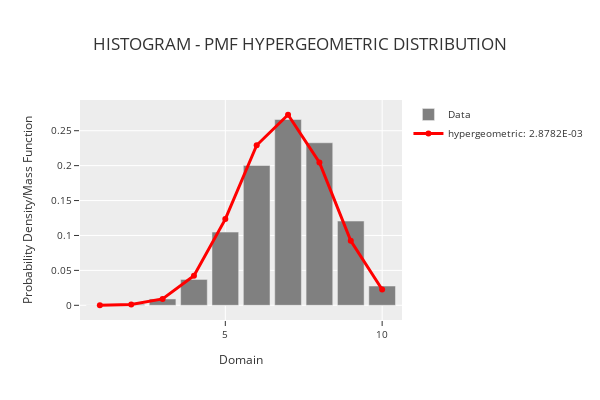

Notebook code cell kept with this figure:
### Code cell
phitter_disc.plot_distribution("hypergeometric")

### Figure 1 — Plotly figure (JSON) as saved in the notebook; plotly's stock layout.template omitted (floating-point values rounded to 4 significant figures)
{"data": [{"marker": {"color": "rgba(128,128,128,1)"}, "name": "Data", "showlegend": true, "type": "bar", "x": [1, 2, 3, 4, 5, 6, 7, 8, 9, 10], "y": [0.00024, 0.00149, 0.00911, 0.03702, 0.1048, 0.2002, 0.2661, 0.2327, 0.1206, 0.02761]}, {"line": {"color": "rgba(255,0,0,1)", "width": 3}, "mode": "lines+markers", "name": "hypergeometric: 2.8782E-03", "type": "scatter", "x": [1, 2, 3, 4, 5, 6, 7, 8, 9, 10], "y": [7.666e-05, 0.00115, 0.009095, 0.04244, 0.1234, 0.2292, 0.2729, 0.2046, 0.09229, 0.02256]}], "layout": {"bargap": 0.15, "height": 400, "legend": {"font": {"size": 10}, "orientation": "v", "title": {}, "xanchor": "left", "y": 1, "yanchor": "auto"}, "title": {"text": "HISTOGRAM - PMF HYPERGEOMETRIC DISTRIBUTION"}, "width": 600, "xaxis": {"tickfont": {"size": 10}, "title": {"font": {"size": 12}, "text": "Domain"}}, "yaxis": {"tickfont": {"size": 10}, "title": {"font": {"size": 12}, "text": "Probability Density/Mass Function"}}}}
